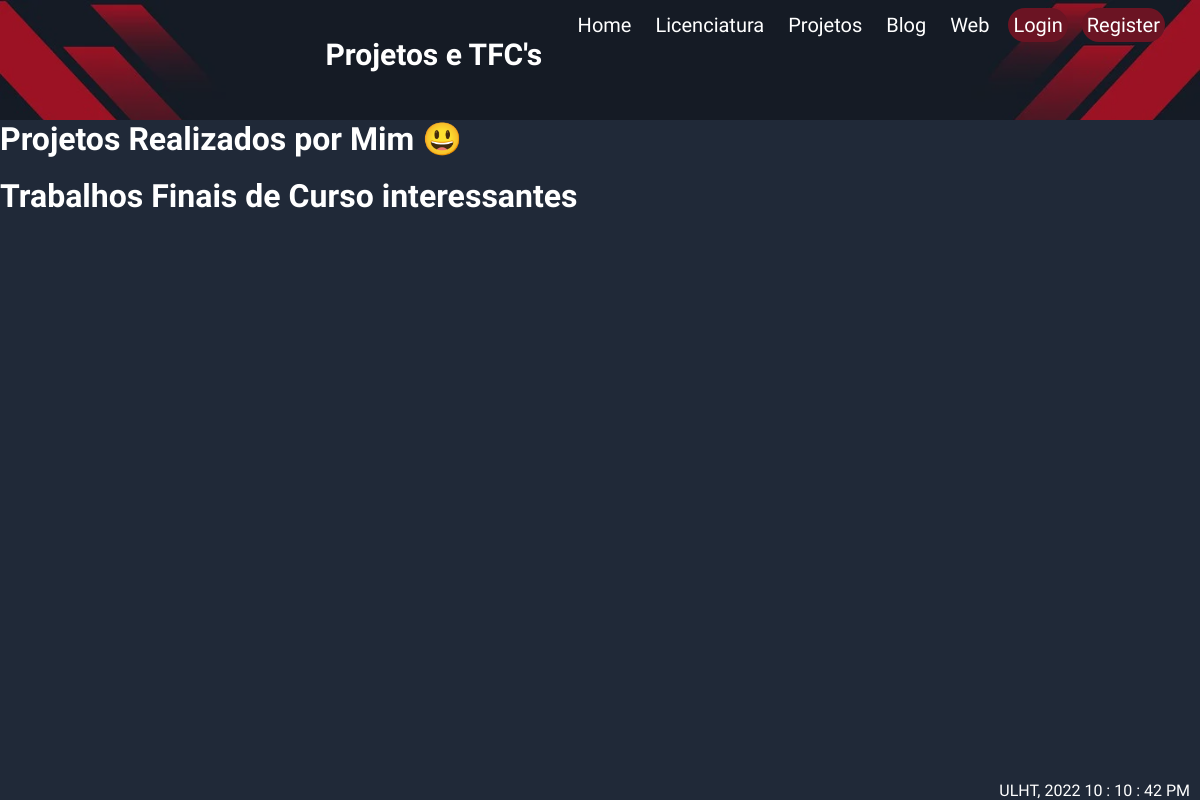
/projetos, run on an earlier commit of the app's database.
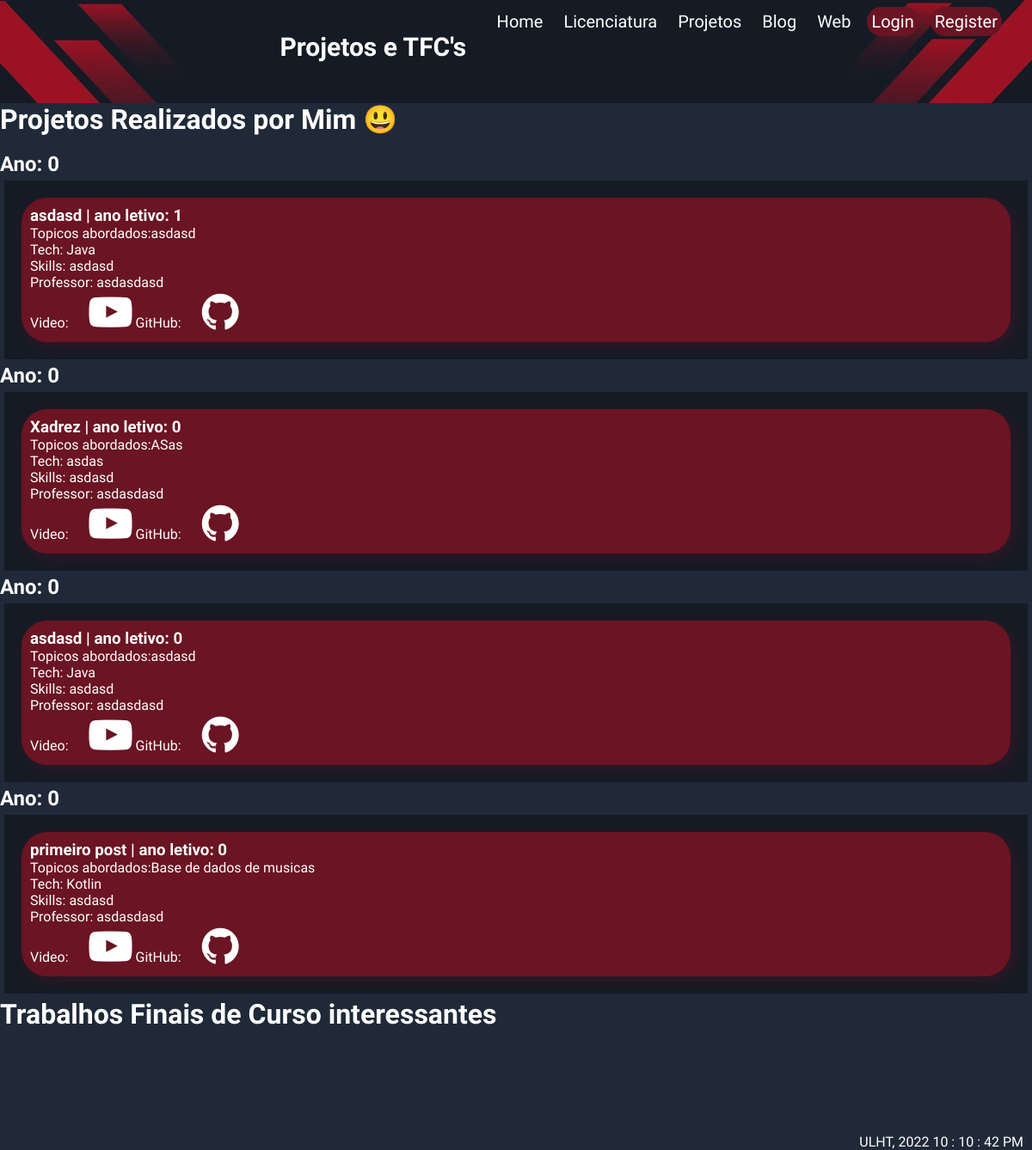
And on a later commit of the database.
### portfolio/models.py (models this page shows, shortened)
class Project(models.Model):
    title = models.CharField(max_length=50,default='')
    description = models.CharField(max_length=500)
    image = models.ImageField(upload_to='pictures/', blank=True)
    year = models.IntegerField(default=0)
    school_year = models.IntegerField(default=0)
    github = models.URLField()
    video_url = models.URLField()
    participants = models.ForeignKey(Student, on_delete=models.CASCADE)
    class Meta:
        abstract = True

class Project_small(Project,models.Model):
    tech = models.CharField(max_length=200)
    skills =  models.ManyToManyField(Skills, related_name='skills')
    teacher = models.ManyToManyField(Teacher, related_name='teacher')

class Skills(models.Model):
    name = models.CharField(max_length=50)
    description = models.CharField(max_length=300)
    level = models.IntegerField(default=0, validators=[
            MaxValueValidator(10),
            MinValueValidator(0)
        ])
    type =  models.ManyToManyField(SkillType, related_name='skills')
    def __str__(self):
        return self.name

class Person(models.Model):
    name = models.CharField(max_length=50)
    linkdin = models.URLField(blank=True, null=True)
    class Meta:
        abstract = True
    def __str__(self):
        return self.name

class Teacher(Person,models.Model):
    lusofona_url = models.URLField()

### portfolio/views.py (the view)
# urls.py: path('projetos', views.projects_page_view, name='projetos'),
def projects_page_view(request):
    context = {
        'projects_small':Project_small.objects.all(),
        'projects_big':Project_big.objects.all()[:6],
    }
    return render(request, 'portfolio/projects.html',context)

### portfolio/templates/portfolio/projects.html (shortened to what this page needs)
{% extends 'portfolio/layout.html' %}
{% block extrahead %}
{% load static %}
<link rel="stylesheet" href="{% static 'portfolio/css/subject_box.css' %}">
<link rel="stylesheet" href="https://cdnjs.cloudflare.com/ajax/libs/font-awesome/4.7.0/css/font-awesome.min.css">
{% endblock %}
{% block header %}
<div class="welcome-text">Projetos e TFC's</div>
{% endblock %}
{% block main %}
<h1>Projetos Realizados por Mim 😃</h1>
<br>
{% for project in projects_small %}
<h2>Ano: {{project.year}} </h2>
<div class="subjects-box">
    <div class="subjects-text">
        <h3>{{project.title}} | ano letivo: {{project.school_year}}</h3>
        <p>Topicos abordados:{{project.description}}</p>
        <p>Tech: {{project.tech}}</p>
        <p>Skills:
            {% for skill in project.skills.all %}
            {{skill}}
            {% endfor %}
        </p>
        {% for teacher in project.teacher.all %}
        <p>Professor: {{teacher}}</p>
        {% endfor %}
        <p>Video: <a href="{{project.video_url}}"><i class="fa fa-youtube-play"
                    style="font-size:50px;color:white;padding-left: 20px;"></i></a>
            GitHub: <a href="{{project.github}}"><i class="fa fa-github"
                    style="font-size:50px;color:white;padding-left: 20px;"></i></a>
        </p>
    </div>
</div>
{% endfor %}
<h1>Trabalhos Finais de Curso interessantes</h1>
<br>
{% endblock %}

### portfolio/templates/portfolio/layout.html (shortened to what this page needs)
<!DOCTYPE html>
<html lang="pt">
{% load static %}
<html>
<head>
    {% load static %}
    <link rel="stylesheet" href="{% static 'portfolio/css/estilos.css' %}">
    {% block extrahead %}{% endblock %}
</head>
<body>
    <div class="page-layout">
        <header class="top-bar">
            <nav class="top-nav-bar" role="navigation">
                <ul>
                    <li><a href="{% url 'portfolio:home' %}">Home</a></li>
                    <li><a href="{% url 'portfolio:licenciatura' %}">Licenciatura</a></li>
                    <li><a href="{% url 'portfolio:projetos' %}">Projetos</a></li>
                    <li><a href="{% url 'portfolio:blog' %}">Blog</a></li>
                    <li><a href="{% url 'portfolio:quizz' %}">Web</a></li>
                    {% if request.user.is_authenticated %}
                    <li><a href="{% url 'portfolio:logout' %}">Logout</a></li>
                    {% else %}
                    <li><a href="{% url 'portfolio:login' %}" style="background-color:#6b1423; border-radius: 20px;">Login</a></li>
                    <li><a href="{% url 'portfolio:register' %}" style="background-color:#6b1423; border-radius: 20px;">Register</a></li>
                    {% endif %}
                </ul>
                {% block header %}
                {% endblock header %}
            </nav>
        </header>
        <main class="main-body">
            {% block main %}
            {% endblock main %}
        </main>
        <footer class="bottom">
            <span>ULHT, 2022</span>
            <span id="hours">00</span>
            <span>:</span>
            <span id="minutes">00</span>
            <span>:</span>
            <span id="seconds">00</span>
            <span id="session">AM</span>
        </footer>
    </div>
</body>
</html>

### portfolio/static/portfolio/css/estilos.css (style rules this page uses)
* { font-family: 'Ubuntu', sans-serif; box-sizing: border-box; border: 0; margin: 0; padding: 0; }
.main-body { grid-area: main; height: 100%; width: 100%; color: white; }
.top-bar { height: 120px; background: url("/portfolio/static/portfolio/images/banner.webp"); background-size: cover; grid-area: nav; }
.bottom { grid-area: bot; }
.welcome-text { font-weight: bold; font-size: 30px; padding-top: 30px; text-align: center; padding-left: 300px; color: white; }
body { background-color: #202938; display: grid; min-height: 100vh; margin: 0; grid-template-rows: auto 1fr auto; grid-template-areas: 'nav' 'main' 'bot'; }
.top-nav-bar a { box-shadow: inset 0 0 0 0 grey; font-size: 20px; color: white; margin: 5px; padding: 5px; transition: color .3s ease-in-out, box-shadow .3s ease-in-out; text-decoration: none; }
footer { position: fixed; color: white; padding: 0 10px; bottom: 0; right: 0%; }
nav { width: 100%; height: 120px; background-color: #0005; line-height: 50px; }
nav ul { float: right; margin-right: 30px; }
nav ul li { list-style-type: none; display: inline-block; transition: 0.7s all; }

### portfolio/static/portfolio/css/subject_box.css (style rules this page uses)
.subjects-box { display: flex; background-color: #151b25; flex-flow: row wrap; justify-content: space-between; align-items: stretch; padding: 10px; margin: 5px; }
.subjects-box>div { display: flex; flex: 1 0 20%; flex-direction: column; justify-content: space-around; align-items: stretch; background-color: #6b1423; border-radius: 30px; margin: 10px; padding: 10px; box-shadow: 5px 5px 15px #311725; }
a { color: white; }

What changed in the data, as far as the page shows it:
added Project_small: year "0", title "asdasd", school_year "1", description "asdasd", tech "Java"
added Skills: name "asdasd"
added Teacher: name "asdasdasd"
added Project_small: year "0", title "Xadrez", school_year "0", description "ASas", tech "asdas"
added Project_small: year "0", title "asdasd", school_year "0", description "asdasd", tech "Java"
added Project_small: year "0", title "primeiro post", school_year "0", description "Base de dados de musicas", tech "Kotlin"
